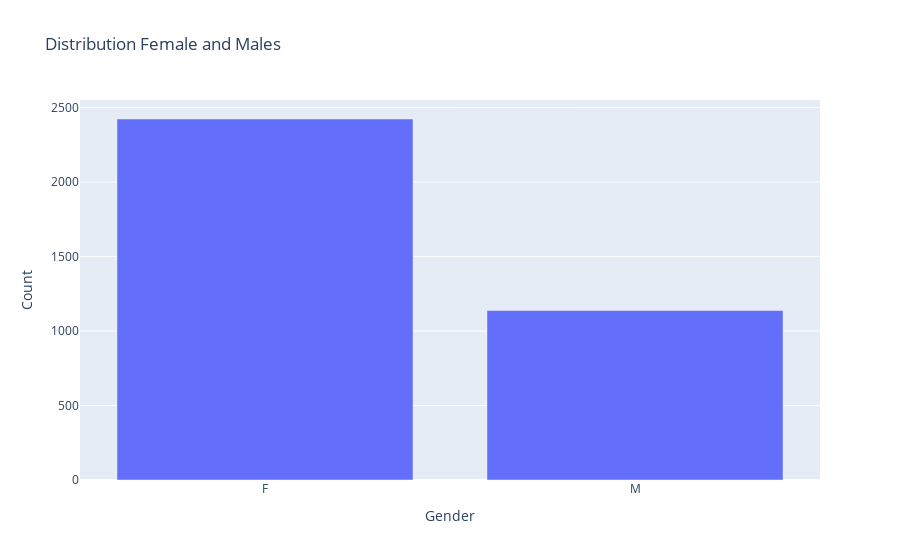

Here is the notebook cell this chart was saved with:
### Markdown cell above
# Lets see the distribution of Sex feature

### Code cell
sex_counts=df_copy['sex'].value_counts().to_dict()
fig = go.Figure(data=[go.Bar(x=list(sex_counts.keys()), y=list(sex_counts.values()))])
fig.update_layout(title='Distribution Female and Males ',
                  xaxis_title='Gender',
                  yaxis_title='Count')
fig.show()

### Figure 1 — Plotly figure (JSON) as saved in the notebook; plotly's stock layout.template omitted (floating-point values rounded to 4 significant figures)
{"data": [{"type": "bar", "x": ["F", "M"], "y": [2424, 1138]}], "layout": {"title": {"text": "Distribution Female and Males "}, "xaxis": {"title": {"text": "Gender"}}, "yaxis": {"title": {"text": "Count"}}}}
